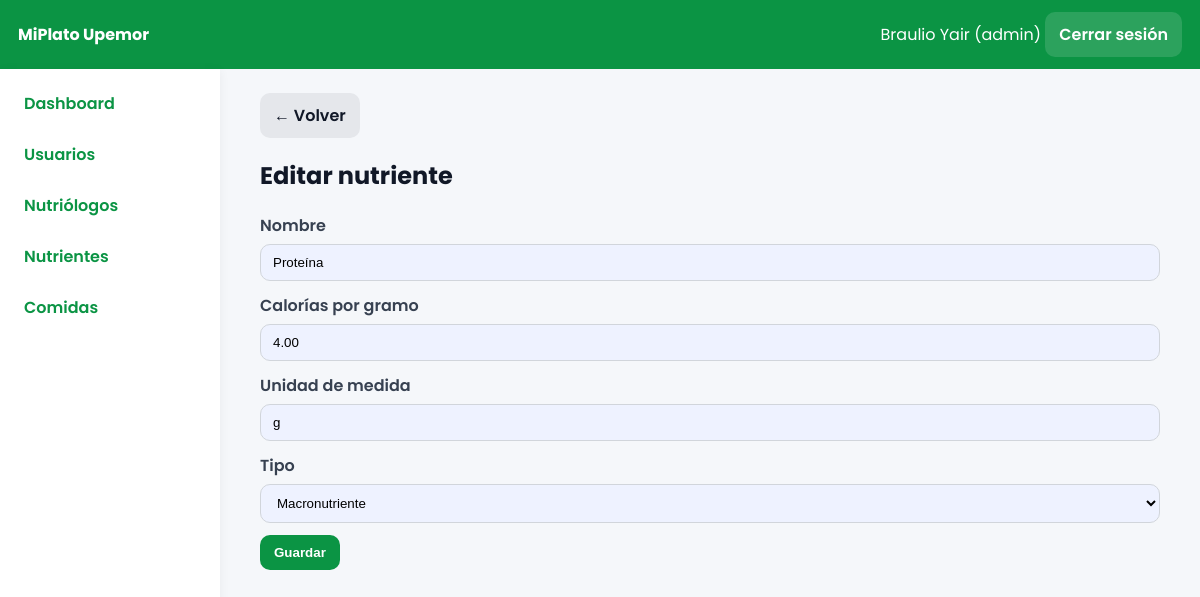
The page /index.php?controller=admin&action=nutrienteForm&id=1 (signed in) on the database its author committed.
### tables this page shows
CREATE TABLE `nutrientes` (
  `id_nutriente` int(11) NOT NULL AUTO_INCREMENT,
  `nombre` varchar(120) NOT NULL,
  `calorias_por_gramo` decimal(6,2) NOT NULL DEFAULT 0.00,
  `unidad_medida` varchar(30) NOT NULL DEFAULT 'g',
  `tipo` varchar(60) NOT NULL DEFAULT 'macronutriente',
  PRIMARY KEY (`id_nutriente`)
);

### app/core/Controller.php (called while the page is built, shortened)
<?php
class Controller{
protected function view($file,$data=[]){$view=$file;extract($data);include __DIR__.'/../views/layout.php';}
protected function partial($file,$data=[]){extract($data);include __DIR__.'/../views/'.$file.'.php';}
}

### app/controllers/AdminController.php (called while the page is built, shortened)
<?php
require_once __DIR__.'/../models/User.php';require_once __DIR__.'/../models/Nutriente.php';require_once __DIR__.'/../models/Comida.php';require_once __DIR__.'/../models/EstudianteDetalle.php';
class AdminController extends Controller{
public function nutrienteForm(){ $this->requireRole('admin'); $id=$_GET['id']??null;$n=$id?(new Nutriente())->find($id):null; $this->view('admin/nutrientes/form',compact('n'));}
}

### app/core/Router.php (called while the page is built)
<?php
class Router{public static function dispatch(){$c=$_GET['controller']??'auth';$a=$_GET['action']??'login';$cn=ucfirst($c).'Controller';$f=__DIR__.'/../controllers/'.$cn.'.php';if(!file_exists($f)){http_response_code(404);echo'Controller not found';exit;}require_once $f; if(!class_exists($cn)){echo'Class not found';exit;} $o=new $cn(); if(!method_exists($o,$a)){echo'Action not found';exit;} $o->$a();}}

### index.php (called while the page is built, shortened)
<?php
require __DIR__.'/app/core/Controller.php';
require __DIR__.'/app/core/Model.php';
require __DIR__.'/app/core/Database.php';
require __DIR__.'/app/core/Router.php';
Router::dispatch();

### app/core/Database.php (called while the page is built)
<?php
class Database{private static $c=null;public static function getConnection(){if(self::$c===null){$dsn='mysql:host='.DB_HOST.';dbname='.DB_NAME.';charset=utf8mb4';self::$c=new PDO($dsn,DB_USER,DB_PASS,[PDO::ATTR_ERRMODE=>PDO::ERRMODE_EXCEPTION,PDO::ATTR_DEFAULT_FETCH_MODE=>PDO::FETCH_ASSOC]);}return self::$c;}}

### app/core/Model.php (called while the page is built)
<?php class Model{protected $db;function __construct(){ $this->db=Database::getConnection();}}

### app/models/Nutriente.php (called while the page is built, shortened)
<?php
class Nutriente extends Model
{
    public function find($id_nutriente)
    {
        $sql = "SELECT id_nutriente, nombre, calorias_por_gramo, unidad_medida, tipo
                FROM nutrientes
                WHERE id_nutriente = ?";
        $st = $this->db->prepare($sql);
        $st->execute([$id_nutriente]);
        return $st->fetch();
    }
}

### app/views/admin/nutrientes/form.php (the view, shortened to what this page needs)
<a class='btn' href='index.php?controller=admin&action=nutrientes'>← Volver</a><h2><?= isset($n)?'Editar':'Nuevo' ?> nutriente</h2>
<form method='POST' action='index.php?controller=admin&action=nutrienteSave'><?php if(isset($n)): ?><input type='hidden' name='id_nutriente' value='<?= $n['id_nutriente'] ?>'><?php endif; ?>
<label class='form-label'>Nombre</label><input class='form-control' name='nombre' value='<?= $n['nombre'] ?? '' ?>' required>
<label class='form-label'>Calorías por gramo</label><input class='form-control' type='number' step='0.01' name='calorias_por_gramo' value='<?= isset($n) ? $n['calorias_por_gramo'] : '' ?>' required>
<label class='form-label'>Unidad de medida</label><input class='form-control' name='unidad_medida' value='<?= $n['unidad_medida'] ?? '' ?>' required>
<label class='form-label'>Tipo</label><select class='form-control' name='tipo' required><option value='macronutriente' <?= (isset($n) && $n['tipo'] === 'macronutriente') ? 'selected' : '' ?>>Macronutriente</option></select>
<button class='btn primary mt-12' type='submit'>Guardar</button></form>

### public/css/app.css (style rules this page uses)
* { box-sizing:border-box }
body { font-family:'Poppins',system-ui,Segoe UI,Roboto,Arial,sans-serif;background:#f5f7fa;margin:0;color:#111827 }
.form-label { display:block;text-align:left;margin:12px 0 6px;font-weight:600;color:#374151 }
.form-control { width:100%;border:1px solid #d1d5db;border-radius:10px;padding:10px 12px;background:#eef2ff }
.mt-12 { margin-top:12px }
.btn { display:inline-block;padding:10px 14px;border-radius:10px;border:0;background:#e5e7eb;text-decoration:none;color:#111827;font-weight:600 }
.btn.primary { background:#0b9444;color:#fff }

### rows shown on the page
nutrientes: nombre "Proteína", calorias_por_gramo "4.00", unidad_medida "g", tipo "Macronutriente"

### other values the page prints
$_SESSION['user']['nombre'] "Braulio Yair"
$_SESSION['user']['rol'] "admin"
